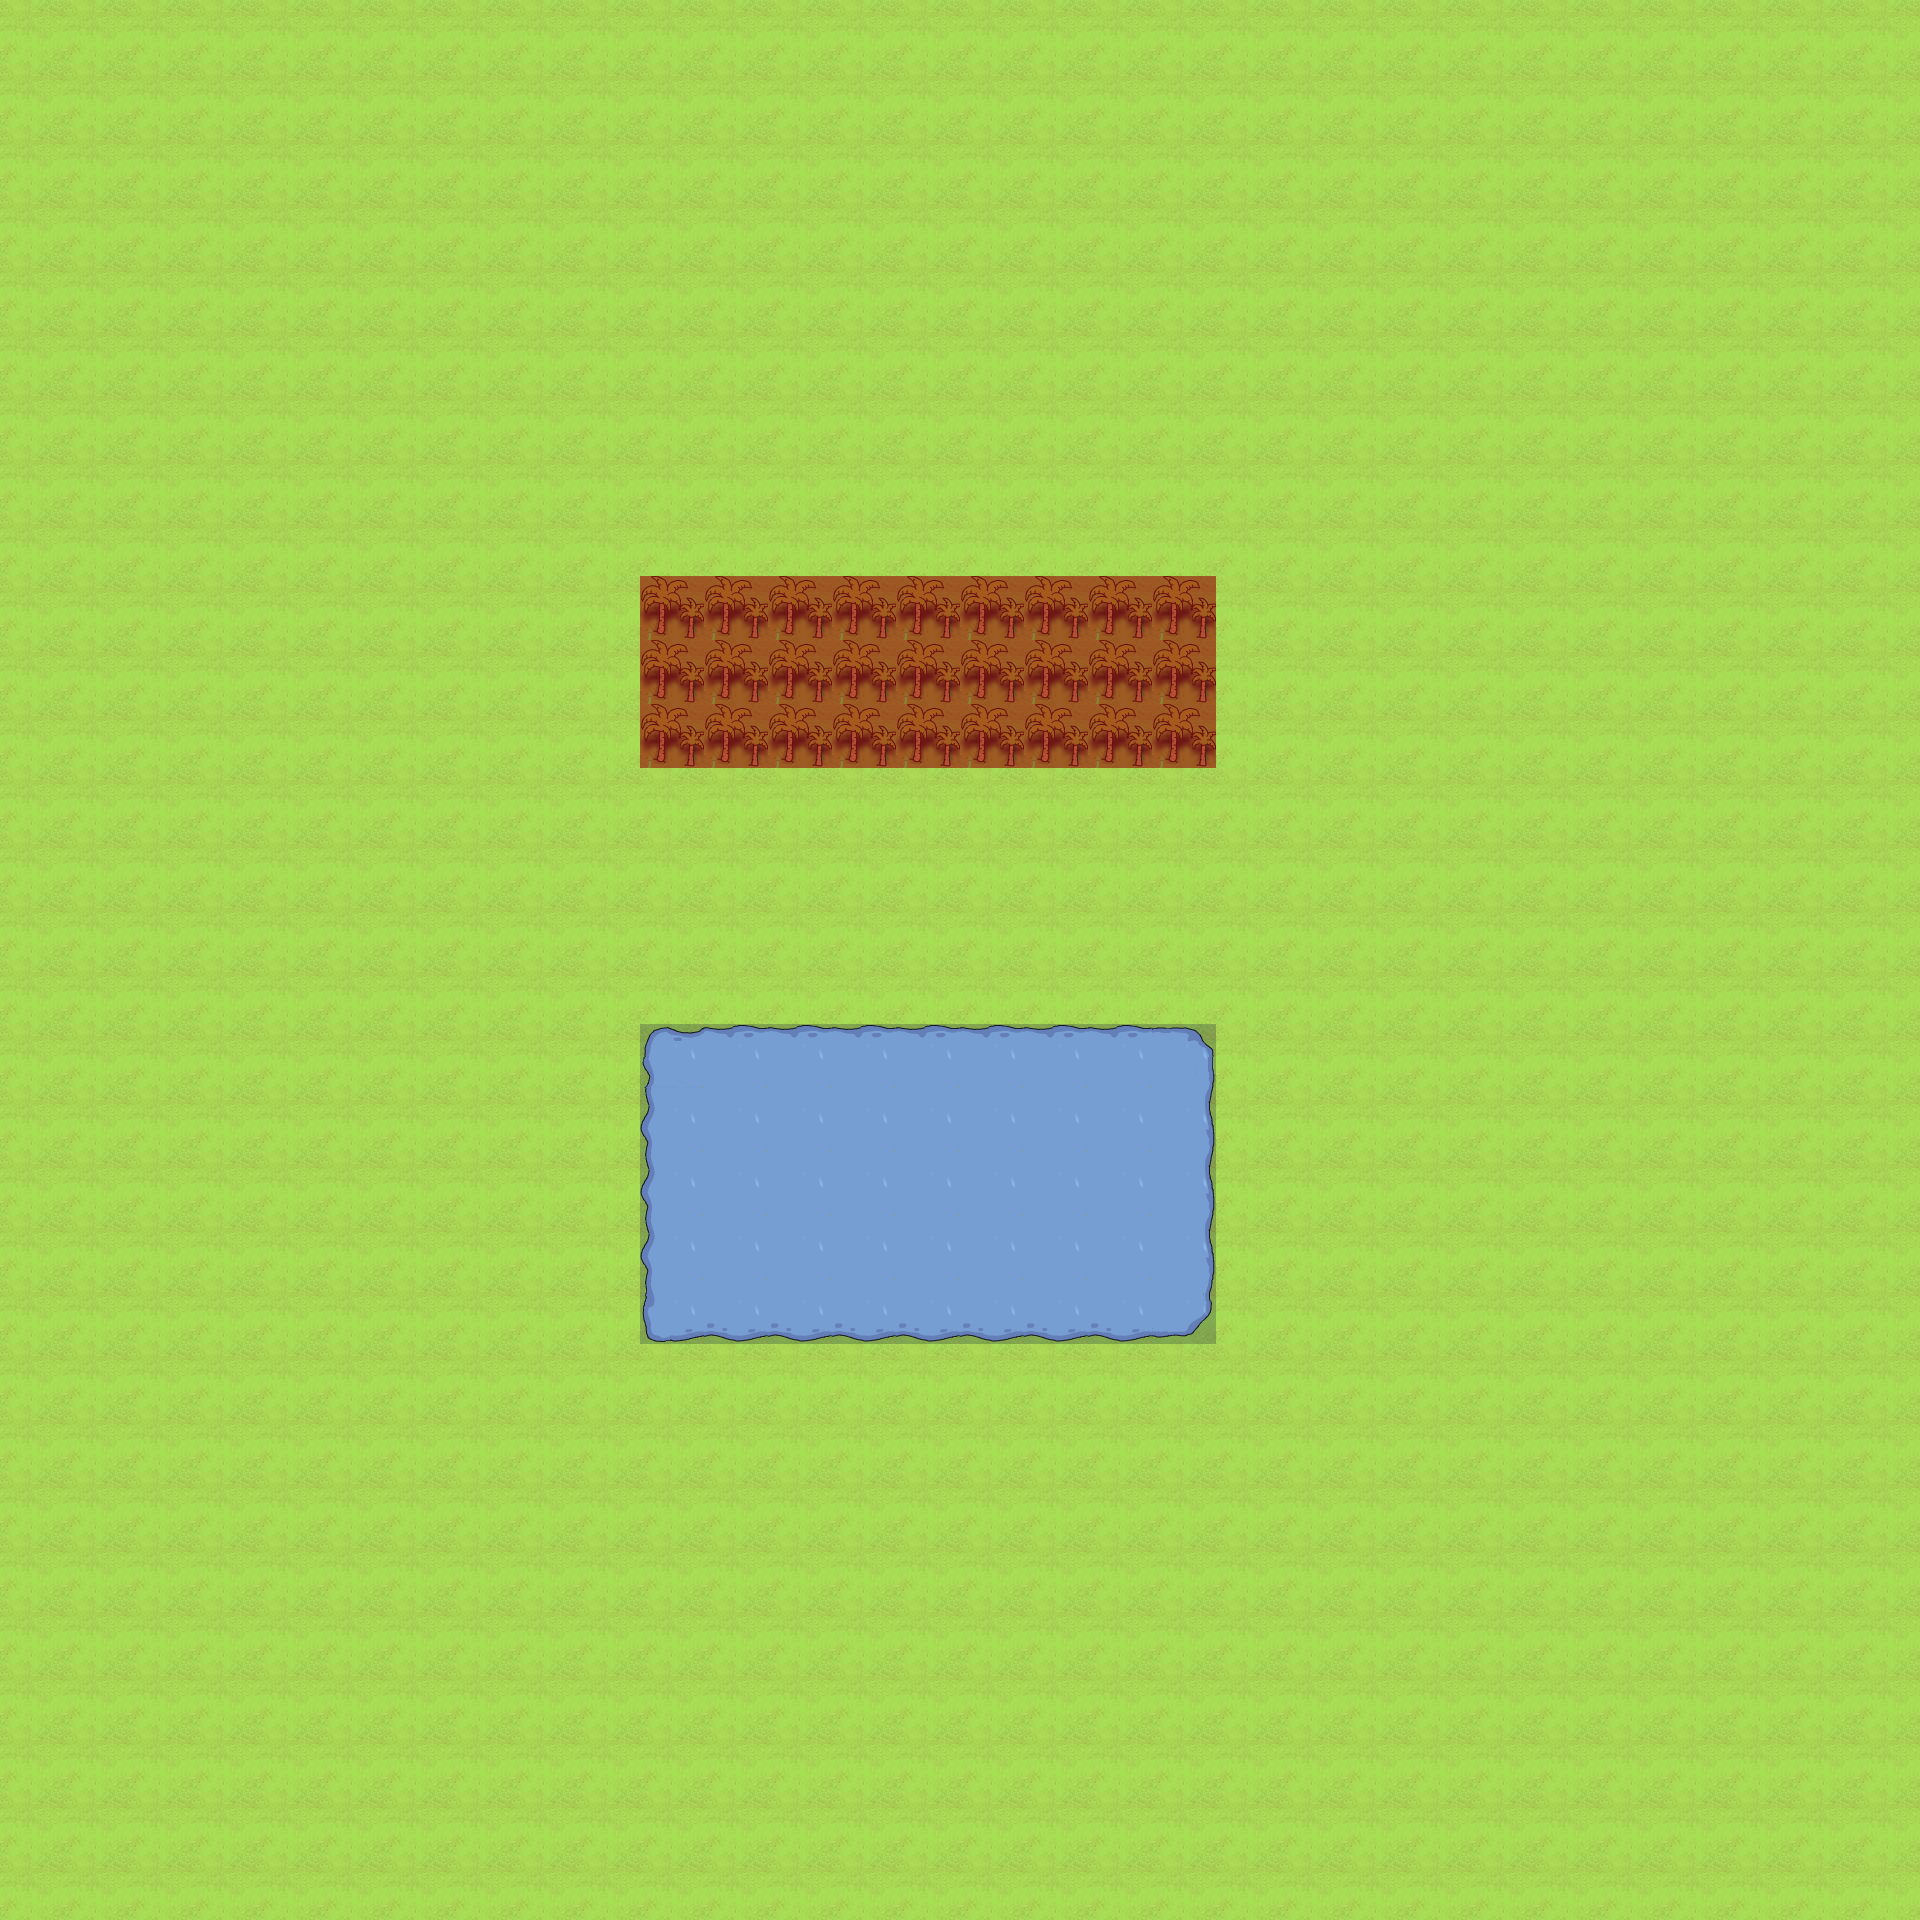

This is a level from a 2D game, rendered from its Tiled map with the project's own tilesets. A one-line summary and the map file follow, with tile-layer data summarised:
An orthogonal 30x30 tile map with 64x64 px tiles, 3 tile layers (Ground, Foreground, SpecialLayer), 7 tilesets and 4 objects (characters/player/player_one, characters/enemies/crocodiles/green_croc, characters/enemies/crocodiles/blue_croco, characters/npcs/generic/bob).

<map version="1.0" orientation="orthogonal" width="30" height="30" tilewidth="64" tileheight="64">
 <tileset firstgid="1" name="water" tilewidth="64" tileheight="64">
  <image source="../../tiles/water.png" width="320" height="1216" />
 </tileset>
 <tileset firstgid="96" name="jungle" tilewidth="64" tileheight="64">
  <image source="../../tiles/jungle.png" width="320" height="1216" />
 </tileset>
 <tileset firstgid="191" name="paths" tilewidth="64" tileheight="64">
  <image source="../../tiles/paths.png" width="320" height="1216" />
 </tileset>
 <tileset firstgid="286" name="objects" tilewidth="64" tileheight="64">
  <image source="../../tiles/objects.png" width="320" height="1216" />
 </tileset>
 <tileset firstgid="381" name="sand" tilewidth="64" tileheight="64">
  <image source="../../tiles/sand.png" width="320" height="1216" />
 </tileset>
 <tileset firstgid="476" name="walls" tilewidth="64" tileheight="64">
  <image source="../../tiles/walls.png" width="320" height="1216" />
 </tileset>
 <tileset firstgid="571" name="special" tilewidth="64" tileheight="64">
  <image source="../../tiles/special.png" width="320" height="1216" />
 </tileset>
 <layer name="Ground" width="30" height="30">
  <data>[900 cells, 900 non-empty, 1 distinct tile ids]</data>
 </layer>
 <layer name="Foreground" width="30" height="30">
  <data>[900 cells, 72 non-empty, 10 distinct tile ids]</data>
 </layer>
 <objectgroup name="ObjectLayer" width="0" height="0">
  <object name="characters/player/player_one" gid="286" x="896" y="960" width="64" height="64" />
  <object name="characters/enemies/crocodiles/green_crocodile/croc_one" gid="296" x="896" y="1216" width="64" height="64" />
  <object name="characters/enemies/crocodiles/blue_crocodile/croc_two" gid="296" x="1152" y="1088" />
  <object name="characters/npcs/generic/bob" gid="291" x="1216" y="1216" />
 </objectgroup>
 <layer name="SpecialLayer" width="30" height="30">
  <data>[900 cells, 72 non-empty, 2 distinct tile ids]</data>
 </layer>
</map>
